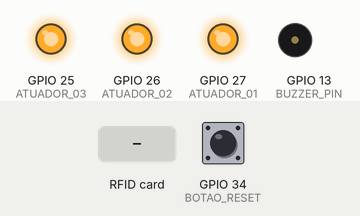
A sketch run on a simulated ESP32. Parts: output pins drawn as LEDs (lit = HIGH), buzzer (waves = sounding, pin HIGH). Inputs (shaded band) come from the test bench; at power-on: GPIO 34 (BOTAO_RESET) LOW. WiFi joins after 1.5 s; servers stay silent unless stated; uploads are accepted with an empty reply; the local clock reads 2024-03-15 10:24:30 at power-on unless the sketch sets it; what the sketch prints to the serial monitor is not drawn.

Above: at 2.7 s.
2.8 s: RFID card 5E 7A 19 C4 held to the reader
At 3.5 s:
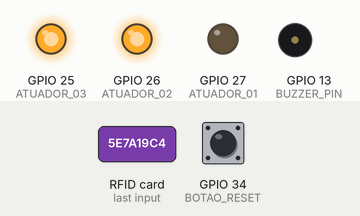
At 4.2 s:
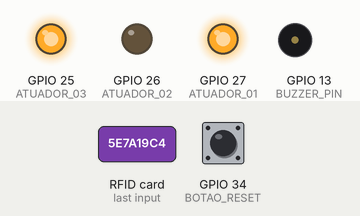
Timing chart, 0 to 7.3 s (numbered marks = the images above; inputs shaded):
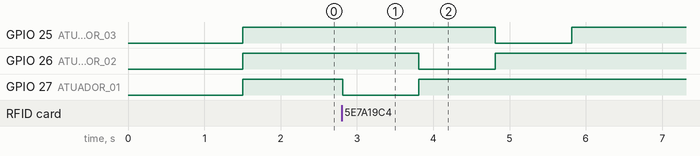

The sketch:

sketch_may22a.ino
```cpp
#include <SPI.h>
#include <MFRC522.h> //Biblioteca do RFID
#include <WiFi.h> // Biblioteca do WiFi
#include <HTTPClient.h>
#include <time.h>

#define SS_PIN 21
#define RST_PIN 22
#define ATUADOR_01 27
#define ATUADOR_02 26
#define ATUADOR_03 25
#define BUZZER_PIN 13  // Pino ao qual o buzzer está conectado
#define NUM_ATUADORES 3
#define BOTAO_RESET 34

MFRC522 mfrc522(SS_PIN, RST_PIN);

// WiFi Credentials
const char* ssid = "iPhone de Filipe";
const char* password = "filipe18";

const char* serverAddress = "http://172.20.10.5:3000/Medicamento";
bool tagDetectada = false;

void setup() {
  Serial.begin(115200);

  // Conecta-se à rede WiFi
  WiFi.begin(ssid, password);
  Serial.print("Conectando a ");
  Serial.println(ssid);

  int retries = 0;
  while (WiFi.status() != WL_CONNECTED && retries < 20) {
    delay(500);
    Serial.print(".");
    retries++;
  }

  if (WiFi.status() != WL_CONNECTED) {
    Serial.println("Falha ao conectar ao WiFi. Reiniciando...");
    ESP.restart();
  }

  Serial.println("WiFi conectado");
  Serial.print("Endereço IP: ");
  Serial.println(WiFi.localIP());

  // Configura o servidor de tempo NTP
  configTime(-3 * 3600, 0, "pool.ntp.org");

  // Inicializa os pinos dos atuadores RFID e do buzzer
  pinMode(ATUADOR_01, OUTPUT);
  pinMode(ATUADOR_02, OUTPUT);
  pinMode(ATUADOR_03, OUTPUT);
  pinMode(BUZZER_PIN, OUTPUT);
  pinMode(BOTAO_RESET, INPUT);

  digitalWrite(ATUADOR_01, HIGH);  // Desliga o atuador 01
  digitalWrite(ATUADOR_02, HIGH);  // Desliga o atuador 02
  digitalWrite(ATUADOR_03, HIGH);  // Desliga o atuador 03

  // Inicializa o leitor RFID
  SPI.begin();
  mfrc522.PCD_Init();
}

void loop() {
  // Verifica se uma tag RFID está presente e realiza a leitura
  if (mfrc522.PICC_IsNewCardPresent() && mfrc522.PICC_ReadCardSerial()) {
    Serial.println("Tag detectada! Aguarde a liberação dos remédios...");

    // Identifica o compartimento da tag RFID
    int compartimento = 1; // Altere para o compartimento correto
    int num_acionamentos = (1, 2, 3); // Obtém a quantidade de medicamento diário

    // Realiza os acionamentos do atuador de acordo com a quantidade de medicamento diário
    for (int i = 0; i < NUM_ATUADORES; i++) {
      if (i < num_acionamentos) {
        digitalWrite(getAtuadorPin(i), LOW);  // Liga o atuador

        // Aguarda um tempo entre os acionamentos
        delay(1000);

        digitalWrite(getAtuadorPin(i), HIGH);  // Desliga o atuador
      }
    }

    // Atualiza a quantidade de medicamento restante no compartimento
    updateMedicationQuantity(compartimento, num_acionamentos);

    Serial.println("Remédios liberados!");
    delay(5000);  // Aguarda um momento antes de permitir a leitura de outra tag
  }

  // Verifica se o botão de reset foi pressionado
  if (digitalRead(BOTAO_RESET) == HIGH) {
    Serial.println("Reinicializando o sistema...");
    delay(1000);    // Espera um segundo
    ESP.restart();  // Reinicia o ESP32
  }
}

int getMedicationQuantity(int compartimento) {
  // Realiza uma solicitação GET para obter os dados do compartimento correspondente
  HTTPClient http;
  String url = String(serverAddress) + "/" + String(compartimento);
  http.begin(url);

  int quantidade = 0;

  // Verifica se a solicitação foi bem-sucedida
  int httpResponseCode = http.GET();
  if (httpResponseCode == HTTP_CODE_OK) {
    String payload = http.getString(); // Obtém o corpo da resposta
    Serial.println("Resposta da API:");
    Serial.println(payload); // Log da resposta da API

    // Extrai a quantidade de medicamento diário do JSON
    quantidade = extractMedicationQuantity(payload);
  } else {
    Serial.print("Falha ao obter a quantidade de medicamento. Código de erro: ");
    Serial.println(httpResponseCode);
  }

  // Fecha a conexão HTTP
  http.end();

  return quantidade;
}

int extractMedicationQuantity(String payload) {
  // Fazer o parsing do JSON e extrair a quantidade de medicamento diário
  // Por exemplo, se a estrutura for {"qtdMedicamentoDiario": 3}, você pode fazer assim:

  int quantidade = 0;

  // Encontra a posição da chave "qtdMedicamentoDiario"
  int startIndex = payload.indexOf("\"qtdMedicamentoDiario\":");
  if (startIndex != -1) {
    // Move o índice para o início do valor
    startIndex += strlen("\"qtdMedicamentoDiario\":");

    // Encontra a posição do próximo caractere não numérico
    int endIndex = startIndex;
    while (endIndex < payload.length() && isDigit(payload[endIndex])) {
      endIndex++;
    }

    // Extrai a substring que contém o valor
    String quantidadeStr = payload.substring(startIndex, endIndex);

    // Converte a string para um inteiro
    quantidade = quantidadeStr.toInt();
  }

  return quantidade;
}

void updateMedicationQuantity(int compartimento, int quantidade) {
  // Cria um objeto JSON para enviar à API
  String jsonData = "{\"compartimento\": " + String(compartimento) + ", \"qtdMedicamentoAdd\": " + String(quantidade) + "}";

  HTTPClient http;

  // Configura a URL e os cabeçalhos HTTP
  http.begin(serverAddress);

  // Define o tipo de conteúdo como aplicativo JSON
  http.addHeader("Content-Type", "application/json");

  // Envia a solicitação POST com os dados JSON
  int httpResponseCode = http.POST(jsonData);

  // Verifica a resposta do servidor
  if (httpResponseCode > 0) {
    String response = http.getString(); // Obtém a resposta do servidor
    Serial.println("Resposta do servidor:");
    Serial.println(response); // Log da resposta do servidor
  } else {
    Serial.print("Erro ao enviar a quantidade de medicamento. Código de erro: ");
    Serial.println(httpResponseCode);
  }

  // Fecha a conexão HTTP
  http.end();
}

int getAtuadorPin(int index) {
  // Retorna o pino do atuador com base no índice
  switch (index) {
    case 0:
      return ATUADOR_01;
    case 1:
      return ATUADOR_02;
    case 2:
      return ATUADOR_03;
    default:
      return -1; // Se o índice estiver fora do intervalo
  }
}
```

Measured:
- after the input at 2.8 s, GPIO 25 (ATUADOR_03): HIGH → LOW after 2.0 s, → HIGH 1.0 s later; GPIO 26 (ATUADOR_02): HIGH → LOW after 1.0 s, → HIGH 1.0 s later; GPIO 27 (ATUADOR_01): HIGH → LOW at once, → HIGH 1.0 s later
